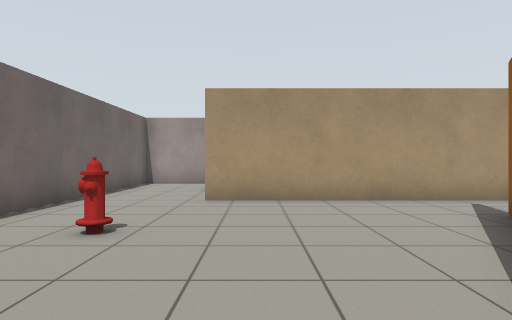
[1] (above)

20 first-person views from a walk through a robot-simulator world made for Gazebo. The camera is 0.9 m above the floor, looks level and sees 75° across. The lines on the ground mark 1 m squares. The floor is counted in squares, 1 m on a side. Each view is taken from the middle of a square. On the plan, view 1 faces up. The plan holds only what a view shows up to about 12 squares ahead; the rest is blank. Simple patterns stand in for the simulator's built-in surfaces. Some surface patterns are stand-ins.

[2]
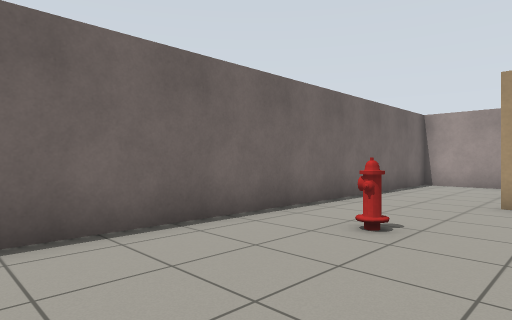

[3]
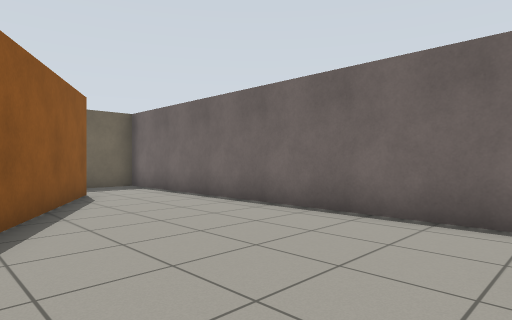

[4]
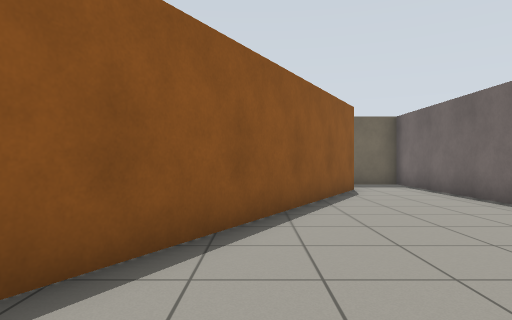

[5]
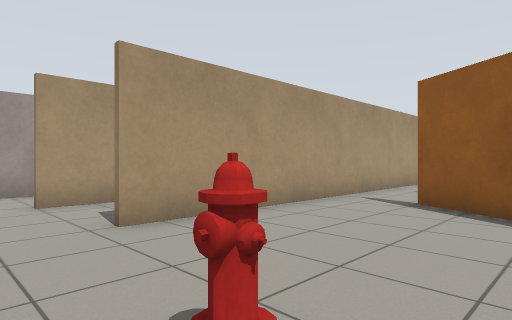

[6]
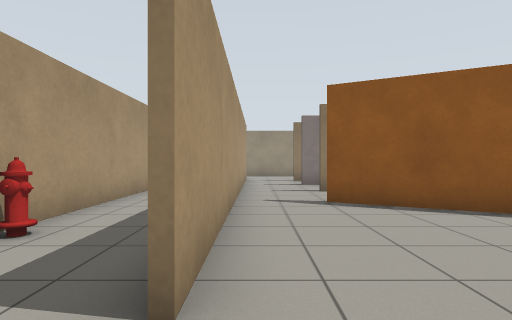

[7]
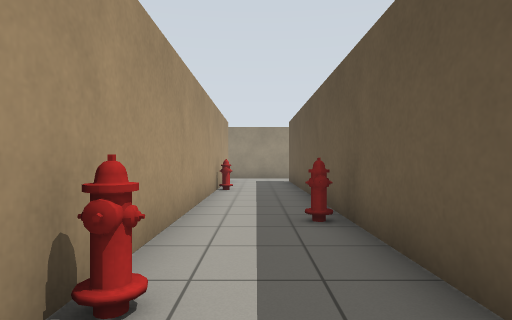

[8]
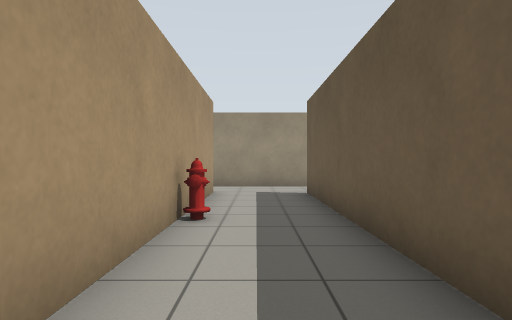

[9]
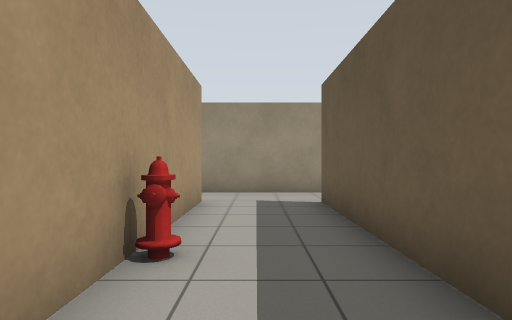

[10]
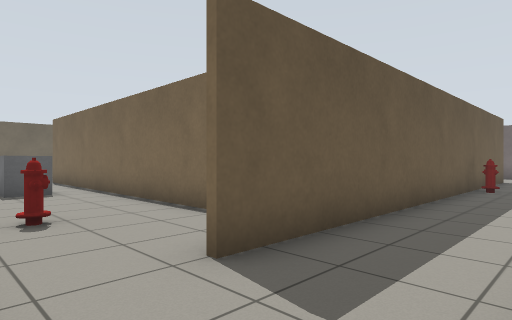

[11]
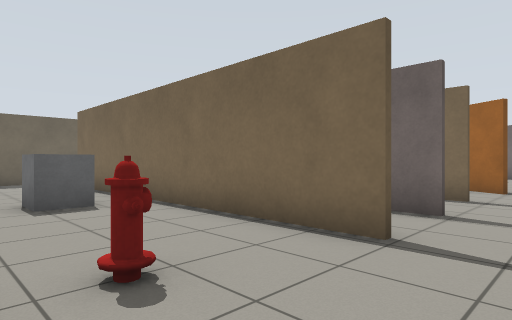

[12]
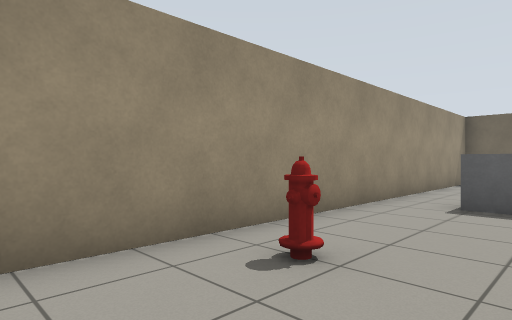

[13]
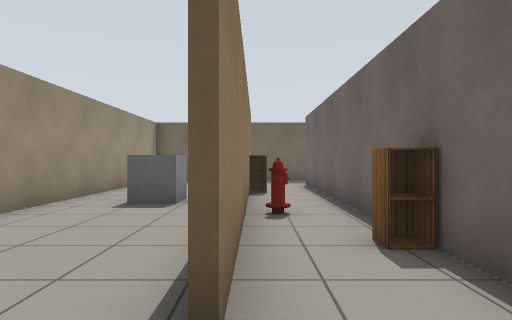

[14]
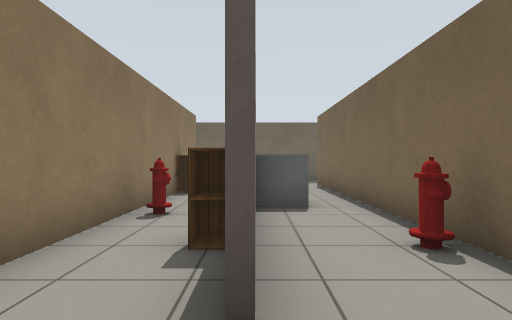

[15]
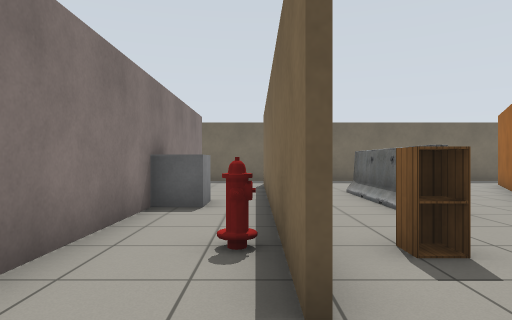

[16]
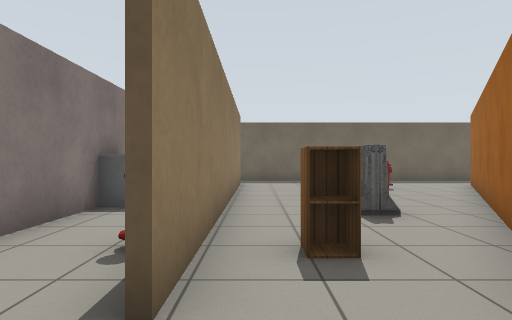

[17]
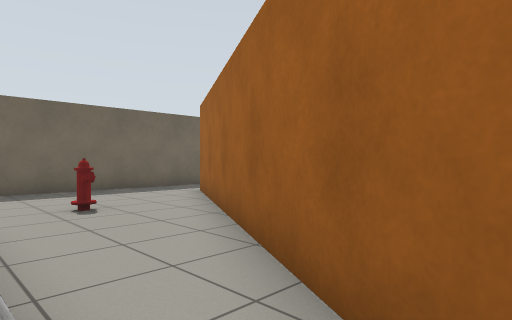

[18]
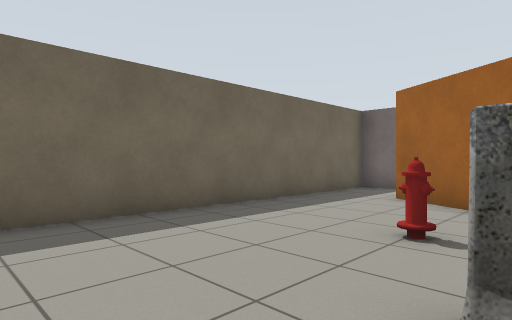

[19]
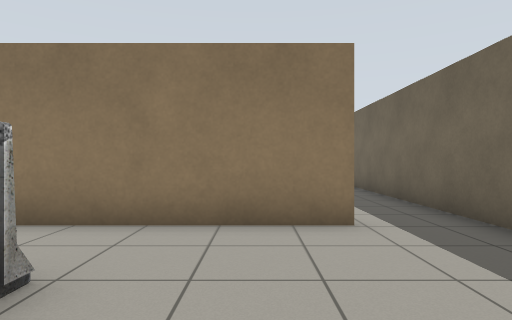

[20]
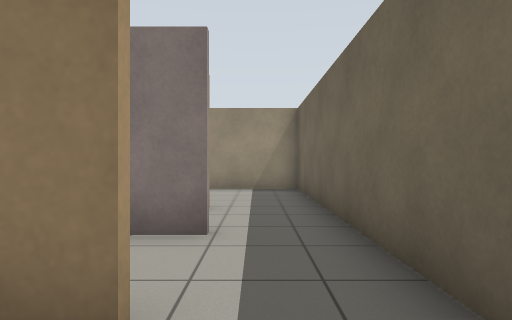

### Floor plan
Points are (right, up) in squares from view 1. A wall is a line through its corners. A room is listed if a view was taken in it or the views show most of it. See-through windows are left out.
Room 1 (views 1, 2, 3, 4, 5, 6)
walls: (2.4, 7.5) (-1.3, 7.5); (-4.2, 8.4) (-4.2, -7.3) (-1.5, -7.3); (-2, -5.1) (4.1, 5.5)
ways out: opening at (3.5, 6.5) to room 6; opening at (-1, -6.5) to room 7; opening at (-2.5, 8) to room 11
objects: fire hydrant (-2, 4)
Room 2 (view 7)
walls: (0.6, 10.2) (-1.6, 10.2); (0.4, 7.6) (1.4, 7.6)
ways out: opening at (2.5, 9) to room 3; opening at (-0.5, 9) to room 11
Room 3 (views 8, 9, 10)
walls: (13.2, 10.2) (1.6, 10.2); (15.3, 7.5) (15.3, 10.5); (1.4, 7.6) (13.1, 7.6)
ways out: opening at (2.5, 9) to room 2; opening at (14.5, 8) to room 4; opening at (14.5, 10)
objects: fire hydrant (4, 8); fire hydrant (9, 10)
Room 4 (views 11, 12, 13)
walls: (11.2, 0.5) (11.2, 1.5); (11.2, -2.5) (11.2, -1.5); (11.3, 5.5) (11.3, -5.1); (10.6, -7.3) (15.3, -7.3) (15.3, 7.5)
ways out: opening at (14.5, 8) to room 3; opening at (11, 6.5) to room 5; opening at (11, -6.5) to room 9
objects: cabinet (11, -2); fire hydrant (11, 1); other object (13, -1) to (13, 0); fire hydrant (14, 5)
Room 5 (view 14)
walls: (9.2, 5.4) (9.2, 3.4); (9.5, 7.5) (8.5, 7.5); (11.2, 3.5) (11.2, 5.5)
ways out: opening at (11, 6.5) to room 4; opening at (9, 6.5) to room 6; opening at (10, 4.5) to room 13
Room 6 (views 15, 16)
walls: (6.7, 5.2) (6.7, 2.5); (4.3, 5.5) (3.8, 4.5); (6.6, 2.5) (6.6, 5.2); (9, 3.6) (9, 5.1); (8.5, 7.5) (2.4, 7.5)
ways out: opening at (3.5, 6.5) to room 1; opening at (9, 6.5) to room 5; opening at (5.5, 3.5) to room 7; opening at (8, 1.5) to room 8
objects: cabinet (5, 4); fire hydrant (7, 4)
Room 7 (views 17, 18, 19, 20)
walls: (6.6, -5.4) (6.6, 2.5); (2.8, 2.9) (-1.9, -5.2); (-1.5, -7.3) (6.5, -7.3)
ways out: opening at (-1, -6.5) to room 1; opening at (5.5, 3.5) to room 6; opening at (7, -6.5) to room 8
objects: fire hydrant (2, -3); barrier (4, -2) to (4, 1)
Room 8 (no view inside)
walls: (9, -5.5) (9, -0.6); (9, 0.4) (9, 2.4); (6.5, -7.3) (8.6, -7.3); (6.7, 2.5) (6.7, -4.9)
ways out: opening at (8, 1.5) to room 6; opening at (7, -6.5) to room 7; opening at (9, -6.5) to room 9
objects: other object (8, 0) to (9, 0)
Room 9 (no view inside)
walls: (11.2, -5) (11.2, -2.5); (8.6, -7.3) (10.6, -7.3); (9.2, -1.5) (9.2, -4.9)
ways out: opening at (11, -6.5) to room 4; opening at (9, -6.5) to room 8; opening at (10, -1) to room 10
Room 10 (no view inside)
walls: (9, -0.6) (9, 0.4); (9.2, 1.5) (9.2, -1.5); (11.2, -1.5) (11.2, 0.5)
ways out: opening at (10, -1) to room 9; opening at (10, 2) to room 13
Room 11 (no view inside)
walls: (-4.2, 10.4) (-4.2, 8.4)
ways out: opening at (-2.5, 8) to room 1; opening at (-0.5, 9) to room 2; opening at (-2.5, 10) to room 12
Room 12 (no view inside)
walls: (-1, 12.7) (-4.2, 12.7) (-4.2, 10.4)
ways out: opening at (-2.5, 10) to room 11; opening at (-0.5, 11.5)
Room 13 (no view inside)
walls: (9.2, 3.4) (9.2, 1.5); (9, 2.4) (9, 3.6); (11.2, 1.5) (11.2, 3.5)
ways out: opening at (10, 4.5) to room 5; opening at (10, 2) to room 10
objects: cabinet (9, 3)

Where each view was taken, in squares from view 1:
view 1: 0 up, 0 right, facing up
view 2: 0 up, 0 right, facing up-left
view 3: 4 up, 1 right, facing down-left
view 4: 5 up, 1 right, facing down
view 5: 3 up, 3 left, facing up-right
view 6: 7 up, 3 left, facing right
view 7: 9 up, 1 left, facing right
view 8: 9 up, 4 right, facing right
view 9: 9 up, 6 right, facing right
view 10: 10 up, 15 right, facing down-left
view 11: 7 up, 15 right, facing down-left
view 12: 7 up, 12 right, facing down-right
view 13: 7 up, 11 right, facing down
view 14: 7 up, 9 right, facing down
view 15: 7 up, 7 right, facing down
view 16: 7 up, 6 right, facing down
view 17: 3 up, 4 right, facing down-left
view 18: 2 down, 6 right, facing down-left
view 19: 4 down, 2 right, facing right
view 20: 6 down, 5 right, facing right
